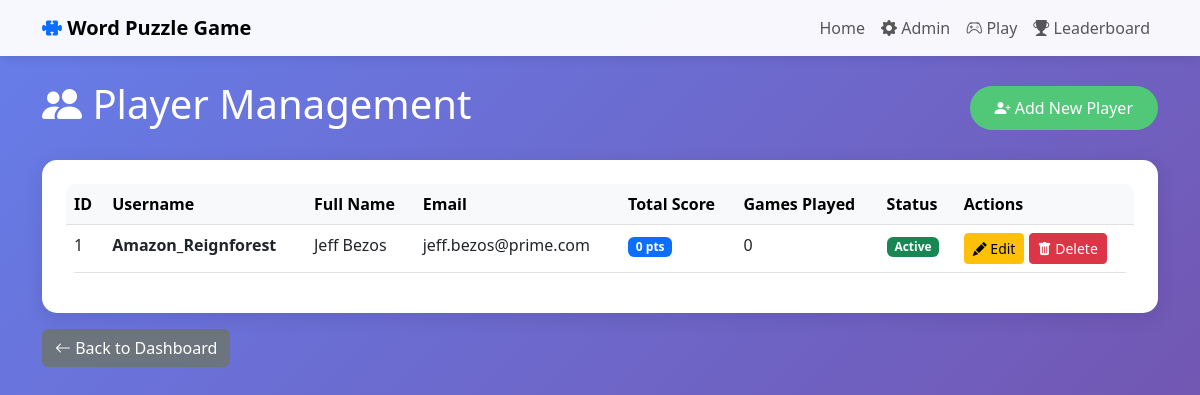
The page /admin/players on the database its author committed.
### app/models.py (models this page shows, shortened)
class Player(db.Model):
    __tablename__ = 'players'
    id = db.Column(db.Integer, primary_key=True)
    username = db.Column(db.String(50), unique=True, nullable=False)
    email = db.Column(db.String(100), unique=True, nullable=False)
    full_name = db.Column(db.String(100), nullable=False)
    total_score = db.Column(db.Integer, default=0)
    games_played = db.Column(db.Integer, default=0)
    created_at = db.Column(db.DateTime, default=datetime.utcnow)
    updated_at = db.Column(db.DateTime, default=datetime.utcnow, onupdate=datetime.utcnow)
    is_active = db.Column(db.Boolean, default=True)
    game_scores = db.relationship('GameScore', backref='player', lazy=True, cascade='all, delete-orphan')

### app/routes.py (the view)
@admin_bp.route('/players')
def list_players():
    players = Player.query.order_by(desc(Player.created_at)).all()
    return render_template('admin/players.html', players=players)

### app/templates/admin/players.html (shortened to what this page needs)
{% extends "base.html" %}
{% block content %}
<div class="d-flex justify-content-between align-items-center mb-4">
    <h1 class="text-white">
        <i class="bi bi-people-fill"></i> Player Management
    </h1>
    <a href="{{ url_for('admin.add_player') }}" class="btn btn-success">
        <i class="bi bi-person-plus-fill"></i> Add New Player
    </a>
</div>
<div class="card p-4">
    {% if players %}
        <div class="table-responsive">
            <table class="table table-hover">
                <thead class="table-light">
                    <tr>
                        <th>ID</th>
                        <th>Username</th>
                        <th>Full Name</th>
                        <th>Email</th>
                        <th>Total Score</th>
                        <th>Games Played</th>
                        <th>Status</th>
                        <th>Actions</th>
                    </tr>
                </thead>
                <tbody>
                    {% for player in players %}
                    <tr>
                        <td>{{ player.id }}</td>
                        <td><strong>{{ player.username }}</strong></td>
                        <td>{{ player.full_name }}</td>
                        <td>{{ player.email }}</td>
                        <td>
                            <span class="badge bg-primary">{{ player.total_score }} pts</span>
                        </td>
                        <td>{{ player.games_played }}</td>
                        <td>
                            {% if player.is_active %}
                                <span class="badge bg-success">Active</span>
                            {% else %}
                                <span class="badge bg-secondary">Inactive</span>
                            {% endif %}
                        </td>
                        <td>
                            <a href="{{ url_for('admin.edit_player', player_id=player.id) }}"
                               class="btn btn-sm btn-warning">
                                <i class="bi bi-pencil-fill"></i> Edit
                            </a>
                            <form method="POST" action="{{ url_for('admin.delete_player', player_id=player.id) }}"
                                  style="display: inline;"
                                  onsubmit="return confirm('Are you sure you want to delete this player?');">
                                <button type="submit" class="btn btn-sm btn-danger">
                                    <i class="bi bi-trash-fill"></i> Delete
                                </button>
                            </form>
                        </td>
                    </tr>
                    {% endfor %}
                </tbody>
            </table>
        </div>
    {% else %}
        <div class="text-center py-5">
            <i class="bi bi-people display-1 text-muted"></i>
            <h4 class="mt-3 text-muted">No players found</h4>
            <p class="text-muted">Click the button above to add your first player</p>
        </div>
    {% endif %}
</div>
<div class="mt-3">
    <a href="{{ url_for('admin.admin_dashboard') }}" class="btn btn-secondary">
        <i class="bi bi-arrow-left"></i> Back to Dashboard
    </a>
</div>
{% endblock %}

### app/templates/base.html (style rules this page uses)
:root { --primary-color: #4a90e2; --secondary-color: #50c878; --accent-color: #f39c12; }
body { font-family: 'Segoe UI', Tahoma, Geneva, Verdana, sans-serif; background: linear-gradient(135deg, #667eea 0%, #764ba2 100%); min-height: 100vh; }
.card { border: none; border-radius: 15px; box-shadow: 0 5px 20px rgba(0, 0, 0, 0.1); transition: transform 0.3s; }
.btn-success { background-color: var(--secondary-color); border: none; border-radius: 25px; padding: 10px 25px; }
.table { background: white; border-radius: 10px; overflow: hidden; }

### rows shown on the page
Player: id "1", username "Amazon_Reignforest", full_name "Jeff Bezos", email "jeff.bezos@prime.com", total_score "0", games_played "0", is_active "Active"
